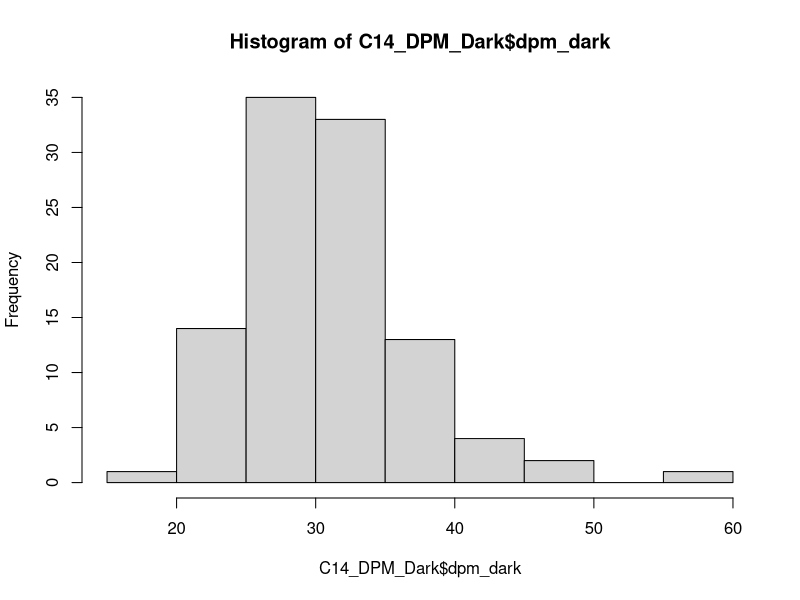
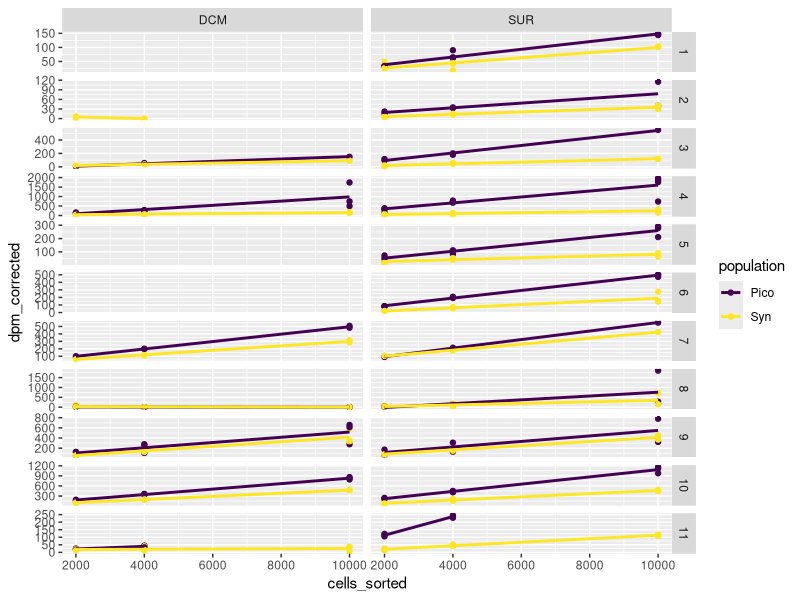
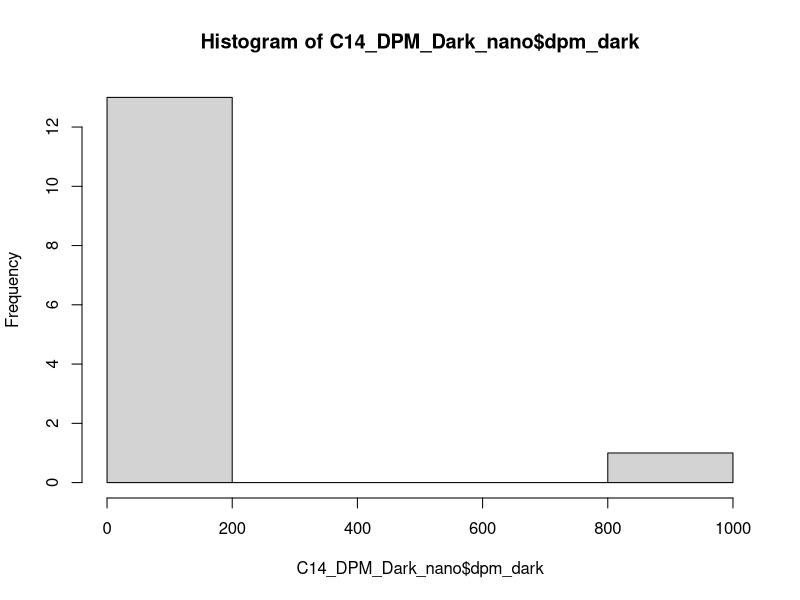
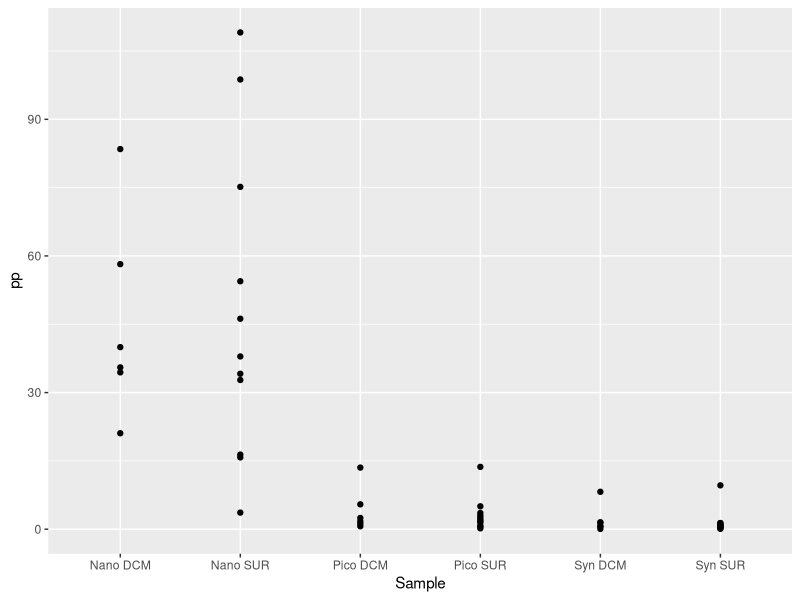
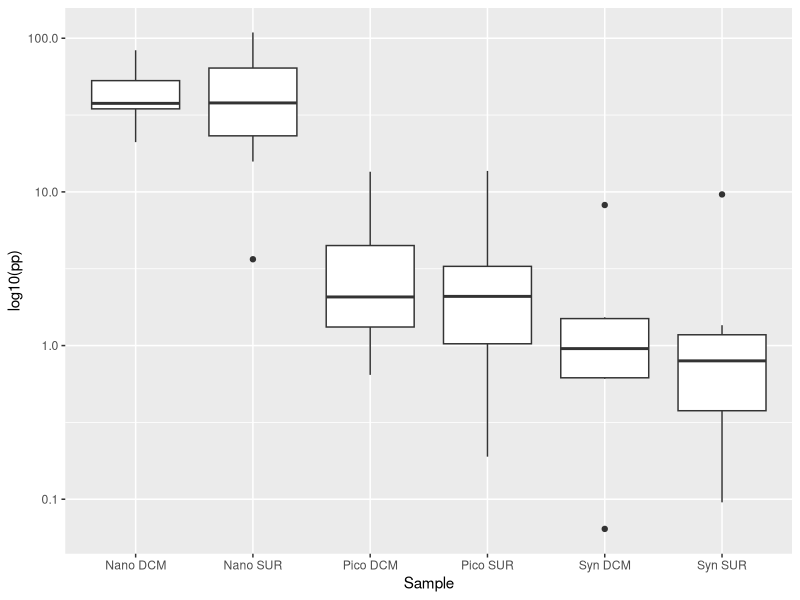
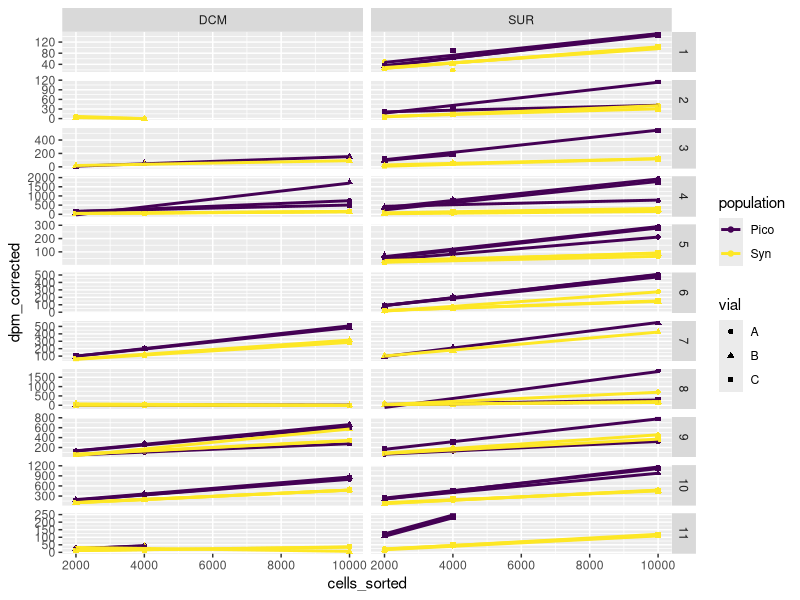

R code for these plots, in order: (Note: this script raises an error after producing the figures.)
## ---- chunk 1
  knitr::opts_chunk$set(message=FALSE,
                        warning=FALSE,
                        cache=TRUE,
                        tidy=FALSE)
## ---- chunk 2
library(dplyr)
library(tidyverse)
library(ggplot2)
library(broom)
## ---- chunk 3
C14_DPM <- readxl::read_excel("TAN1810_14C-Pico_25052020_QA_1.0.xlsx", sheet = "Complete data TAN1810", skip = 11) %>%
  dplyr::select (`Cycle#`, `EXP#`, SAMPLE, `Vial code             (i - initials, A to C - light incubation, D - dark)`, `sorting population`, `Cells sorted`, DPM1, DIC, `SA_dpm_mL`) %>%   
     rename(cycle = `Cycle#`,
            exp = `EXP#`,
            sample = SAMPLE, 
            vial = `Vial code             (i - initials, A to C - light incubation, D - dark)`, 
            population = `sorting population`, 
            cells_sorted = `Cells sorted`, 
            dpm = DPM1,
            SA = `SA_dpm_mL`) %>%
    filter(population != "Nano") %>%
    filter(!(exp == 3 & sample == "SUR" & vial == "A" & population == "Pico")) %>%
    filter(!(exp == 2 & sample == "DCM" & vial == "A" & population == "Pico"))
    #Exp 4: SUR: pico, nano, syn – repeated vial B, take the average
#C14_DPM <- rowwise(cycle, exp, sample, population, vial, cells_sorted) %>% 
#  summarise(m = mean(dpm, DIC, SA))
 
  
C14_DPM
## ---- chunk 4
C14_DPM_Dark <- C14_DPM %>% 
  filter(vial == "D") %>% 
  rename(dpm_dark = dpm) %>% 
  dplyr::select(-vial) # Remove the vial column
C14_DPM_Dark
# Check the values of dpm dark with histogram. The values are normally distributed, concentrated around the mean.
hist(C14_DPM_Dark$dpm_dark)
mean(C14_DPM_Dark$dpm_dark)
## ---- chunk 5
C14_DPM_corrected <- left_join(C14_DPM,C14_DPM_Dark) %>% 
  filter (vial != "D") %>% 
  # DV - The next line replace dpm_dark to average dpm_dark if no value. Checked with histogram above.
  mutate(dpm_dark = case_when (is.na(dpm_dark) ~ mean(dpm_dark, na.rm = TRUE),
                               TRUE ~ dpm_dark))  %>% 
  # DV - The next line set dpm_correct to zero if negative, as negative values are all close to zero.
  mutate(dpm_corrected = case_when (dpm >= dpm_dark ~ dpm - dpm_dark,
                                    TRUE ~0)) 

C14_DPM_corrected  
## ---- chunk 6
 ggplot(data = C14_DPM_corrected, aes(x=cells_sorted, y=dpm_corrected, color=population)) +
  geom_point() + stat_smooth(method="lm", se=FALSE) +
  facet_grid(rows=vars(exp), cols=vars(sample), scales = "free_y") +
  scale_color_viridis_d()
## ---- chunk 7
C14_DPM_model_1 <- C14_DPM_corrected %>%
  group_by(cycle, exp, sample, population, DIC, SA) %>% 
  tidyr::nest() %>% 
  mutate(
    fit = purrr::map(data, ~ lm(dpm_corrected ~ cells_sorted, data = .x)),
    tidied = purrr::map(fit, tidy)
  ) %>% 
  unnest(tidied)

C14_DPM_model_output_1 <- C14_DPM_model_1 %>% 
  select(exp:population, term, estimate) %>% 
  pivot_wider(names_from="term", values_from ="estimate" ) %>% 
  rename (slope = cells_sorted, intercept = `(Intercept)`)

C14_DPM_model_output_1
  
## ---- chunk 8
pp_cal_1 <- mutate(C14_DPM_model_output_1, pp = DIC*slope*(1/(SA*24))*10^9*1.05) %>%
  ungroup() %>%
  filter(pp >= 0) # remove negative pp values

# add missing rows for data analysis later
pp_cal_1 <- complete(pp_cal_1, nesting(cycle, exp, sample), population) 
  
pp_cal_1
## ---- chunk 9
# Changed the excel sheet read, with final dpm and DIC values
C14_DPM_nano <- readxl::read_excel("TAN1810_14C-Pico_25052020_QA_1.0.xlsx", sheet = "Complete data TAN1810", skip = 11)%>% 
  dplyr::select (`Cycle#`, `EXP#`, SAMPLE, `Vial code             (i - initials, A to C - light incubation, D - dark)`, `sorting population`, `Cells sorted`, DPM1, DIC, `SA_dpm_mL`) %>%   
     rename(cycle = `Cycle#`,
            exp = `EXP#`,
            sample = SAMPLE, 
            vial = `Vial code             (i - initials, A to C - light incubation, D - dark)`, 
            population = `sorting population`, 
            cells_sorted = `Cells sorted`, 
            dpm = DPM1,
            SA = `SA_dpm_mL`) %>%
    filter(population == "Nano") %>%
    filter(!(exp == 5 & sample == "SUR" & vial =="D")) %>%
    filter(!(exp == 7 & sample == "SUR")) %>%
    filter(!(exp == 7 & sample == "DCM")) %>%
    filter(!(exp == 8 & sample == "DCM")) %>%
    filter(!(exp == 8 & sample == "SUR" & vial == "C" & cells_sorted == 2000)) %>%
    filter(!(exp == 6 & sample == "SUR" & vial == "A" & dpm == 384)) 
C14_DPM_nano
## ---- chunk 10
 C14_DPM_Dark_nano <- C14_DPM_nano %>% 
  filter(vial == "D") %>% 
  rename(dpm_dark = dpm) %>% 
  dplyr::select(-vial)  # Remove the vial column
C14_DPM_Dark_nano
# Check the values of dpm dark with histogram.
hist(C14_DPM_Dark_nano$dpm_dark)
mean(C14_DPM_Dark_nano$dpm_dark)
## ---- chunk 11
C14_DPM_corrected_nano <- left_join(C14_DPM_nano,C14_DPM_Dark_nano) %>% 
  filter (vial != "D") %>% 
  # DV - The next line replace dpm_dark to average dpm_dark if no value. Checked with histogram above.
  mutate(dpm_dark = case_when (is.na(dpm_dark) ~ mean(dpm_dark, na.rm = TRUE),
                               TRUE ~ dpm_dark))  %>% 
  # DV - The next line set dpm_correct to zero if negative, as negative values are all close to zero.
  mutate(dpm_corrected = case_when (dpm >= dpm_dark ~ dpm - dpm_dark,
                                    TRUE ~0)) 
C14_DPM_corrected_nano
## ---- chunk 12
# merge tables
pp_cal_nano <-  C14_DPM_corrected_nano %>%
  group_by(SA, population, cycle, DIC, exp, sample) %>%
  mutate(mean_dpm_corrected=mean(dpm_corrected)) %>% #calculate mean
  select(-vial, -dpm, -dpm_dark, -dpm_corrected) %>%
  distinct() #remove duplicates

pp_cal_nano
## ---- chunk 13
pp_cal_nano <- mutate(pp_cal_nano, pp = DIC*mean_dpm_corrected*(1/(SA*24*cells_sorted))*10^9*1.05) %>% 
  ungroup() %>%
  filter(pp >= 0) # remove negative pp values

# add missing rows for data analysis later
pp_cal_nano <- complete(pp_cal_nano, nesting(cycle, exp, sample), population) %>%
  select(-SA, -DIC)%>%
  ungroup()
  
pp_cal_nano
## ---- chunk 14
pp_cal_1_join<-full_join(pp_cal_1,pp_cal_nano) %>%
  select(-SA,-intercept, -slope, -DIC, -cells_sorted, -mean_dpm_corrected)%>%
  arrange(cycle, exp, sample, population)
pp_cal_1_join
## ---- chunk 15
pp_cal_1_join %>% 
  group_by(population,sample) %>% 
  summarise(pp_mean = mean(pp, na.rm = TRUE),
            ssd = sd(pp, na.rm = TRUE),
            count = n()) %>%
  mutate(se = ssd / sqrt(count),
        lower_CI = pp_mean - qt(1 - (0.05 / 2), count - 1) * se,
        upper_CI = pp_mean + qt(1 - (0.05 / 2), count - 1) * se)

pp_cal_1_join %>% 
  ggplot() +
  geom_point(aes(x= str_c(population,sample,  sep=" "), y = pp)) +
  xlab("Sample")

pp_cal_1_join %>% 
  ggplot() +
  geom_boxplot(aes(x= str_c(population,sample,  sep=" "), y = pp)) +
  xlab("Sample") +
  scale_y_continuous(trans='log10')+
  ylab("log10(pp)")
## ---- chunk 16
 ggplot(data = C14_DPM_corrected, aes(x=cells_sorted, y=dpm_corrected, color=population, shape=vial)) +
  geom_point() + stat_smooth(method="lm", se=FALSE) +
  # DV - Set the y_scale to free so that graph is more easy to read
  facet_grid(rows=vars(exp), cols=vars(sample), scales = "free_y") +
  scale_color_viridis_d()
## ---- chunk 17
 C14_DPM_model_2 <- C14_DPM_corrected %>%
  group_by(cycle, exp, station, depth, sample, population, vial, SA) %>% 
  tidyr::nest() %>% 
  mutate(
    fit = purrr::map(data, ~ lm(dpm_corrected ~ cells_sorted, data = .x)),
    tidied = purrr::map(fit, tidy)
  ) %>% 
  unnest(tidied)

C14_DPM_model_output_2 <- C14_DPM_model_2 %>% 
  dplyr::select(exp:population, term, estimate) %>% 
  pivot_wider(names_from="term", values_from ="estimate" ) %>% 
  rename (slope = cells_sorted, intercept = `(Intercept)`)

C14_DPM_model_output_2
  
## ---- chunk 18
# merge tables
pp_cal_2 <- left_join(C14_DPM_model_output_2, DIC_data_corrected)
pp_cal_2
## ---- chunk 19
pp_cal_2 <- mutate(pp_cal_2, pp = DIC*slope*(1/(SA*24))*10^9*1.05) %>%
  ungroup() %>%
  select( -c(station, depth)) %>%
  filter(pp >= 0) # remove negative pp values

# add missing rows for data analysis later
pp_cal_2 <- complete(pp_cal_2, nesting(cycle, exp, sample), vial, population) 
  
pp_cal_2
## ---- chunk 20
 
pp_cal_2 %>% 
  group_by(population, sample) %>% 
  summarise(pp_mean = mean(pp, na.rm = TRUE))

pp_cal_2 %>% 
  ggplot() +
  geom_point(aes(x= str_c(population,sample,  sep=" "), y = pp)) +
  xlab("Sample")

pp_cal_2 %>% 
  ggplot() +
  geom_boxplot(aes(x= str_c(population,sample,  sep=" "), y = pp)) +
  xlab("Sample")
